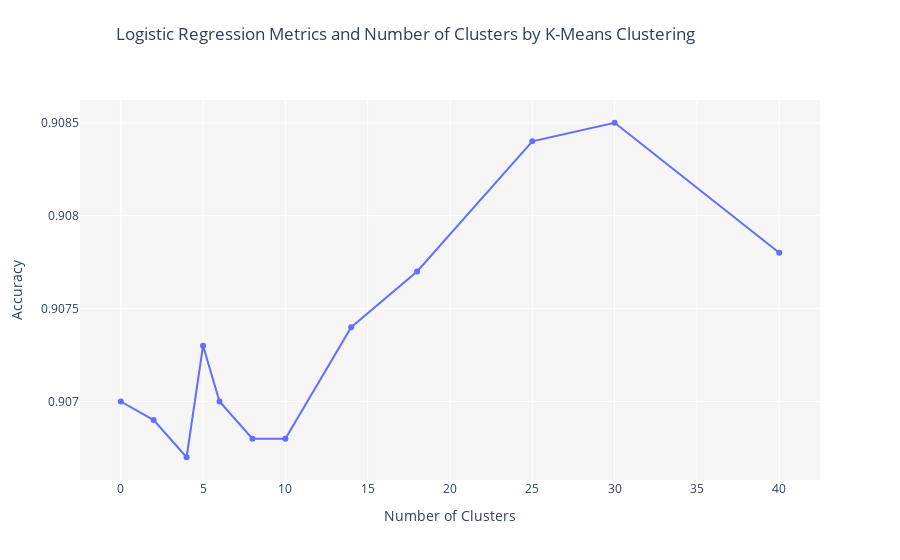

Notebook source saved alongside this figure:
### Markdown cell above
### 5.3 Using cluster on Classification

### Code cell
tunned = tune_model(model=kmeans, supervised_type='classification', supervised_target='y')

### Figure 1 — Plotly figure (JSON) as saved in the notebook; plotly's stock layout.template omitted (floating-point values rounded to 4 significant figures)
{"data": [{"mode": "lines+markers", "name": "Accuracy", "type": "scatter", "x": [0, 2, 4, 5, 6, 8, 10, 14, 18, 25, 30, 40], "y": [0.907, 0.9069, 0.9067, 0.9073, 0.907, 0.9068, 0.9068, 0.9074, 0.9077, 0.9084, 0.9085, 0.9078]}], "layout": {"plot_bgcolor": "rgb(245,245,245)", "title": {"text": "Logistic Regression Metrics and Number of Clusters by K-Means Clustering", "x": 0.45, "xanchor": "center", "y": 0.95, "yanchor": "top"}, "xaxis": {"title": {"text": "Number of Clusters"}}, "yaxis": {"title": {"text": "Accuracy"}}}}
